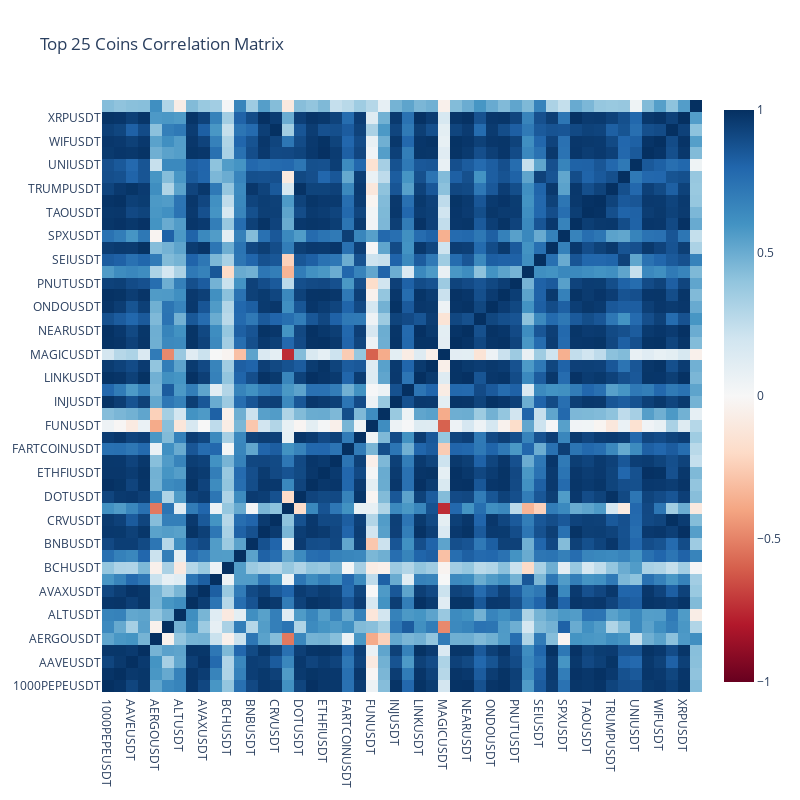

The notebook cell saved with this chart:
### Code cell
# Calculate correlation between top 20 coins
corr_matrix = heatmap_df[heatmap_df.index.isin(weekly_volume_df.head(100)['Symbol'])].T.corr()

fig = go.Figure(go.Heatmap(
    z=corr_matrix.values,
    x=corr_matrix.columns,
    y=corr_matrix.index,
    colorscale='RdBu',
    zmin=-1,
    zmax=1
))
fig.update_layout(title='Top 25 Coins Correlation Matrix',
                 height=800,
                 width=800)
fig.show()

### Figure 1 — Plotly figure (JSON) as saved in the notebook; plotly's stock layout.template omitted (floating-point values rounded to 4 significant figures; data arrays with more than 128 entries replaced by an {"elided": "..."} marker saying what was removed)
{"data": [{"colorscale": [[0, "rgb(103,0,31)"], [0.1, "rgb(178,24,43)"], [0.2, "rgb(214,96,77)"], [0.3, "rgb(244,165,130)"], [0.4, "rgb(253,219,199)"], [0.5, "rgb(247,247,247)"], [0.6, "rgb(209,229,240)"], [0.7, "rgb(146,197,222)"], [0.8, "rgb(67,147,195)"], [0.9, "rgb(33,102,172)"], [1, "rgb(5,48,97)"]], "type": "heatmap", "x": ["1000PEPEUSDT", "1000SHIBUSDT", "AAVEUSDT", "ADAUSDT", "AERGOUSDT", "AEROUSDT", "ALTUSDT", "ARBUSDT", "AVAXUSDT", "BANANAS31USDT", "BCHUSDT", "BIDUSDT", "BNBUSDT", "BTCUSDT", "CRVUSDT", "DOGEUSDT", "DOTUSDT", "ENAUSDT", "ETHFIUSDT", "ETHUSDT", "FARTCOINUSDT", "FILUSDT", "FUNUSDT", "HYPEUSDT", "INJUSDT", "KAIAUSDT", "LINKUSDT", "LTCUSDT", "MAGICUSDT", "MOODENGUSDT", "NEARUSDT", "NEIROUSDT", "ONDOUSDT", "OPUSDT", "PNUTUSDT", "RESOLVUSDT", "SEIUSDT", "SOLUSDT", "SPXUSDT", "SUIUSDT", "TAOUSDT", "TIAUSDT", "TRUMPUSDT", "TRXUSDT", "UNIUSDT", "VIRTUALUSDT", "WIFUSDT", "WLDUSDT", "XRPUSDT", "ZKJUSDT"], "y": ["1000PEPEUSDT", "1000SHIBUSDT", "AAVEUSDT", "ADAUSDT", "AERGOUSDT", "AEROUSDT", "ALTUSDT", "ARBUSDT", "AVAXUSDT", "BANANAS31USDT", "BCHUSDT", "BIDUSDT", "BNBUSDT", "BTCUSDT", "CRVUSDT", "DOGEUSDT", "DOTUSDT", "ENAUSDT", "ETHFIUSDT", "ETHUSDT", "FARTCOINUSDT", "FILUSDT", "FUNUSDT", "HYPEUSDT", "INJUSDT", "KAIAUSDT", "LINKUSDT", "LTCUSDT", "MAGICUSDT", "MOODENGUSDT", "NEARUSDT", "NEIROUSDT", "ONDOUSDT", "OPUSDT", "PNUTUSDT", "RESOLVUSDT", "SEIUSDT", "SOLUSDT", "SPXUSDT", "SUIUSDT", "TAOUSDT", "TIAUSDT", "TRUMPUSDT", "TRXUSDT", "UNIUSDT", "VIRTUALUSDT", "WIFUSDT", "WLDUSDT", "XRPUSDT", "ZKJUSDT"], "z": {"elided": "50x50 float values"}, "zmax": 1, "zmin": -1}], "layout": {"height": 800, "title": {"text": "Top 25 Coins Correlation Matrix"}, "width": 800}}
